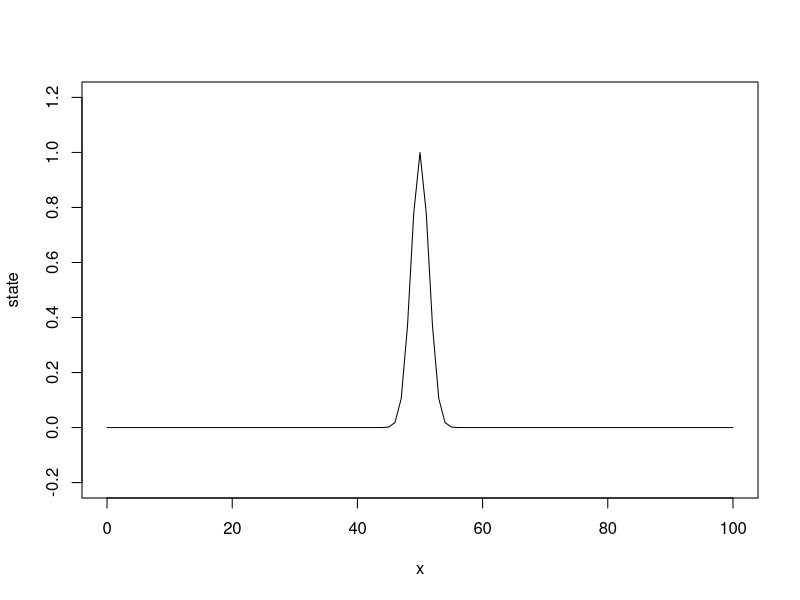
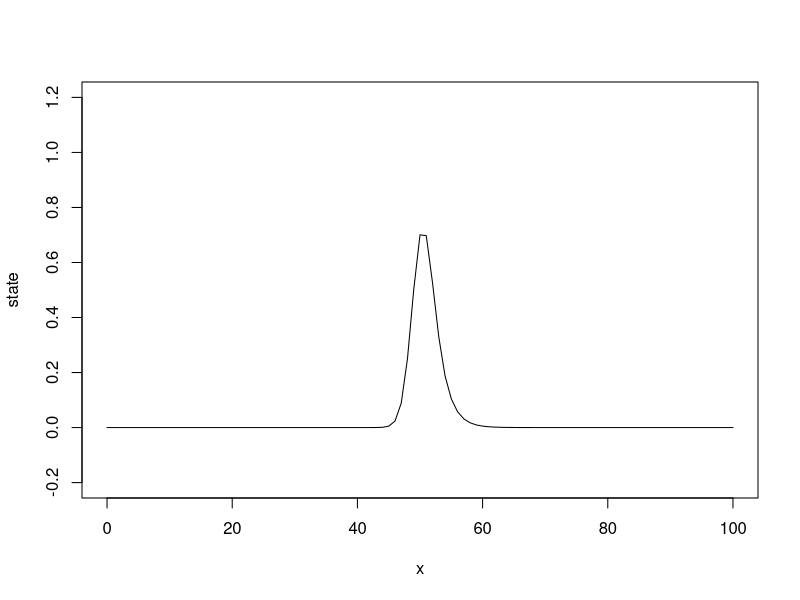
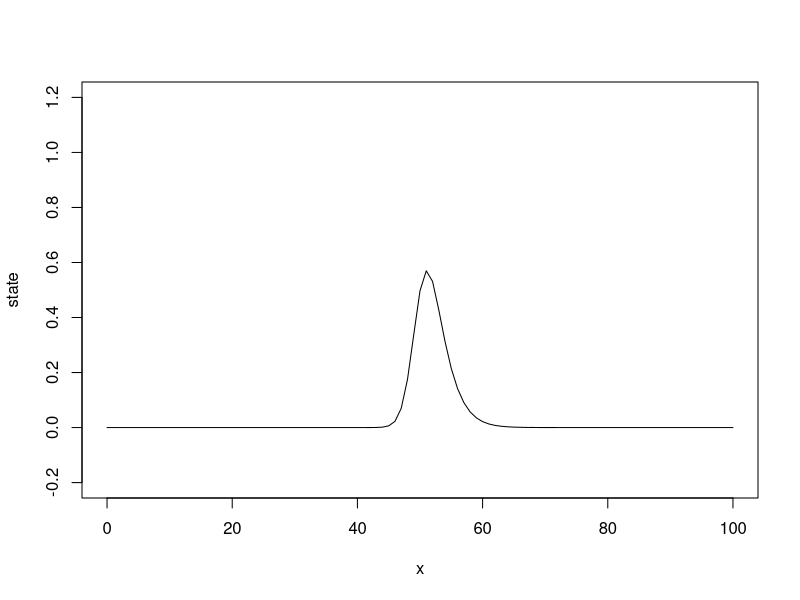
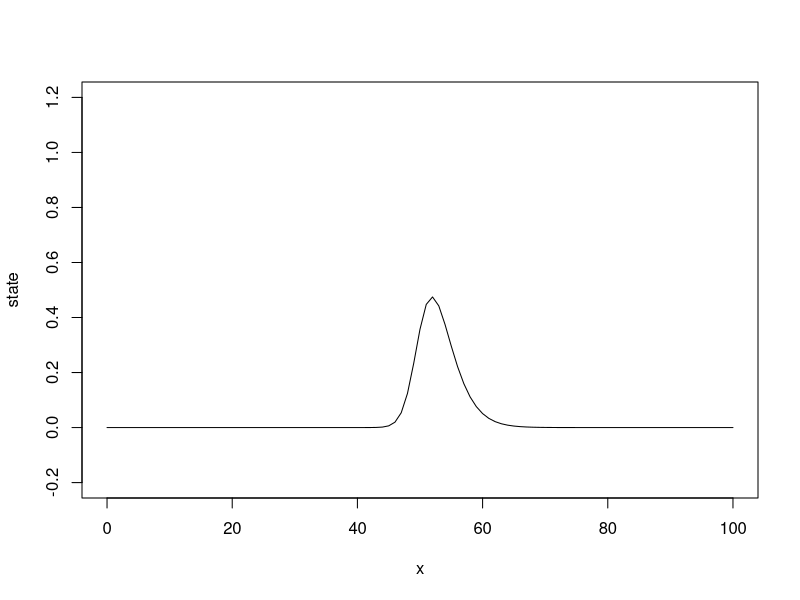
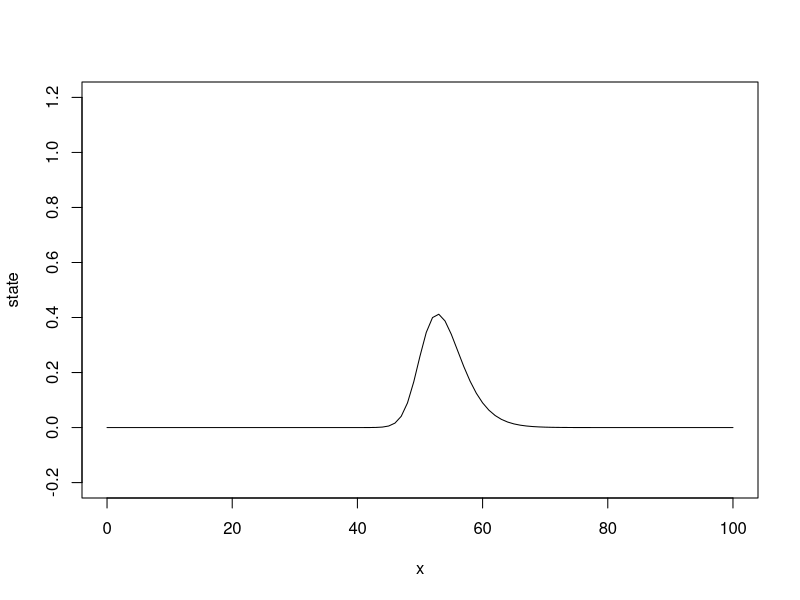
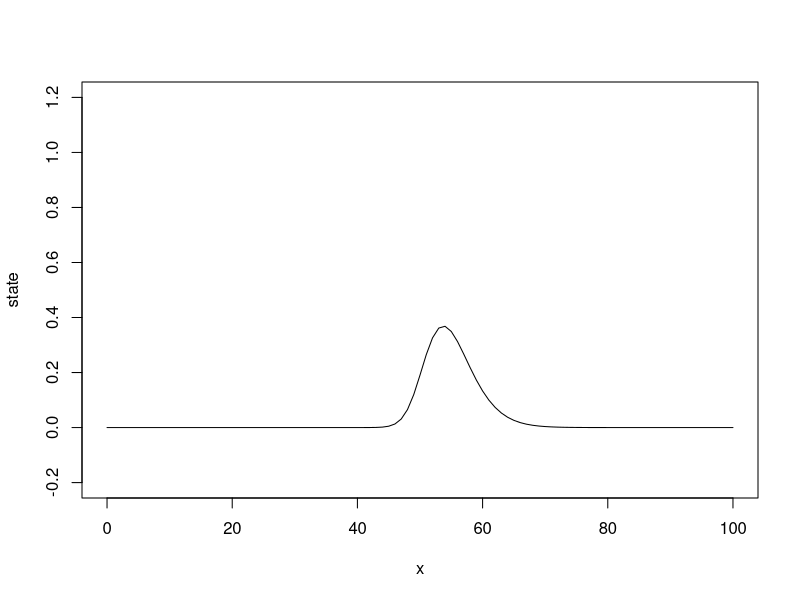
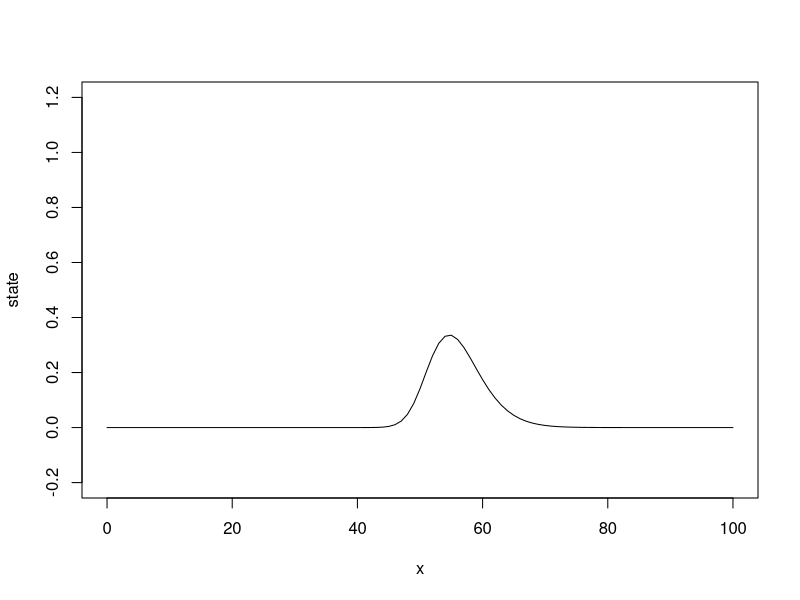
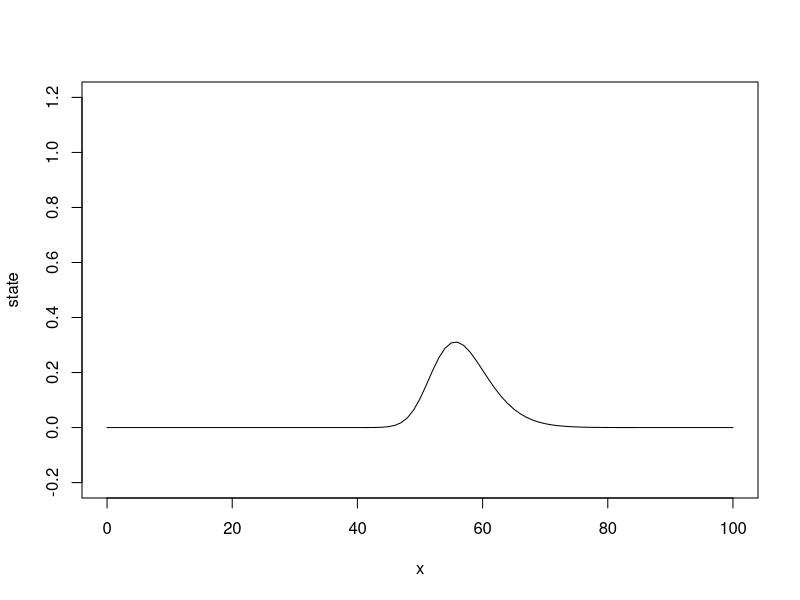

These charts were generated, in order, by the following R code:
## ---- chunk 1
# Input variables
domain  = c(0,100)
endtime = 20
dx      = 1
dt      = 1
u       = 1
D       = 1
bl      = 0
br      = 0
omega   = 0

# Function that gives the states for the first time-step
initfun = function(x)
{
  # Gaussian distribution
  exp(-(x-domain[2]/2)^2/2^2)
}

# Calculation preparation
x           = seq(domain[1],domain[2],by=dx)
N           = length(x)
init.state  = initfun(x)
## ---- chunk 2
# MATRIX CONSTRUCTION
M = matrix(0,nrow=N,ncol=N)

# Fill in a dirichlet boundary conditions for the solution.
M[1,1] = 1
M[N,N] = 1
a      = (omega-1) * ( u/(2*dx) +   D/dx^2 )
b      = (omega-1) * (          - 2*D/dx^2 ) + 1/dt
c      = (omega-1) * (-u/(2*dx) +   D/dx^2 )

for(i in 2:(N-1)){
  M[i,i-1] = a
  M[i,i  ] = b
  M[i,i+1] = c
}

Minv = solve(M)
## ---- chunk 3
# Time stepping variable
time        = 0
new.state   = init.state
plotlim     = c(-0.2,1.2)

while(time<endtime)
{
    plot(x, new.state, ylim=plotlim, type="l", xlab="x", ylab="state")
    prev.state = new.state
    
    v    = c()
    v[1] = bl
    
    for(i in 2:(N-1))
    {
        v[i] = prev.state[i]/dt + omega*(-u*(prev.state[i+1]-prev.state[i-1])/(2*dx)
             + D*(prev.state[i+1]-2*prev.state[i]+prev.state[i-1])/dx^2)
    }
    
    v[N] = br
    new.state = Minv %*% v
    
    time = time + dt
}
## ---- chunk 4
M = matrix(0, nrow=N, ncol=N)

# Fill in a Dirichlet boundary conditions for the solution.
M[1,1] = 1
M[N,N] = 1

for(i in 2:(N-1))
{
  M[i,i-1] =  u/(2*dx) +   D/dx^2
  M[i,i  ] =           - 2*D/dx^2
  M[i,i+1] = -u/(2*dx) +   D/dx^2
}

I = diag(N)

# Define the matrices to avoid unnecessary computations.
N_rhs = (I + omega     * dt * M)
N_lhs = (I - (1-omega) * dt * M)

# Set the dirichlet BC in N_left
# It is essential to do this AFTER the computation of N_left,
# otherwise there will be a row with zeros left.
N_lhs[1, 1] = 1
N_lhs[N, N] = 1

N_inv = solve(N_lhs)

# Time stepping variable
time      = 0
new.state = init.state
plotlim   = c(-0.2,1.2)

while(time < endtime)
{
  plot(x, new.state, ylim=plotlim, type="l", xlab="x", ylab="state")
  prev.state = new.state
  
  # Evaluate the righthand side
  v = N_rhs %*% prev.state
    
  # Set the BCs
  v[1] = bl
  v[N] = br
  
  new.state = N_inv %*% v
    
  time = time + dt
}
